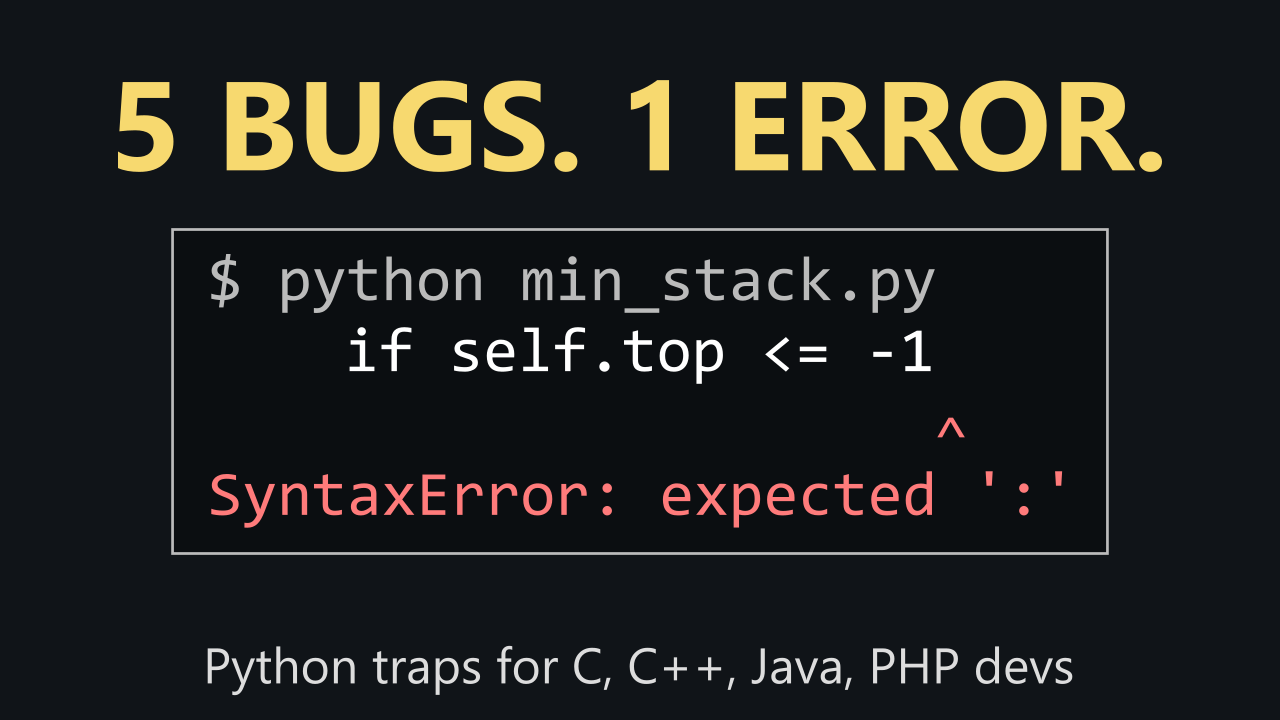

Python code for this plot:
"""YouTube thumbnail for the syntax-mistakes video (1280x720 PNG).

Render (from the project root):
    uv run --system-certs --no-project --python 3.12 --with manim \
        python -m manim -s -r 1280,720 videos/003_syntax_errors/thumbnail.py Thumbnail
"""

import sys
from pathlib import Path

sys.path.insert(0, str(Path(__file__).parent))

from manim import *

from syntax_errors import BAD, PROSE, TERMINAL_FILL, Panel

config.background_color = "#101418"


class Thumbnail(Scene):
    def construct(self):
        headline = Text("5 BUGS. 1 ERROR.", font=PROSE, font_size=96, weight=BOLD, color=YELLOW)
        headline.scale_to_fit_width(11.6).move_to([0, 2.6, 0])
        self.add(headline)

        # The one error Python reports for the file in the video.
        term = Panel(
            [
                ("$ python min_stack.py", GREY_B),
                ("    if self.top <= -1", WHITE),
                ("                     ^", BAD),
                ("SyntaxError: expected ':'", BAD),
            ],
            [0, -0.35, 0], 11.0, 3.2, fill=TERMINAL_FILL, font_size=60,
        )
        term.box.set_stroke(GREY_B, 3)
        self.add(term.all)

        footer = Text("Python traps for C, C++, Java, PHP devs", font=PROSE, font_size=40, color=GREY_A)
        footer.move_to([0, -3.45, 0])
        self.add(footer)
